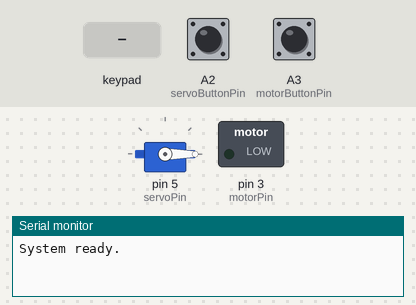
The sketch below on a simulated Arduino Uno, built with avr-gcc and run on an emulated ATmega328P. Shown: servo, switched loads named in the sketch (green lamp = pin HIGH), the last lines printed to the serial monitor. Inputs (shaded band) come from the test bench; at power-on: A2 (servoButtonPin) HIGH, A3 (motorButtonPin) HIGH.

Above: at 1.2 s.
1.3 s: keypad keys 7 1 2 1 1 9 # pressed 0.4 s apart
At 4.8 s:
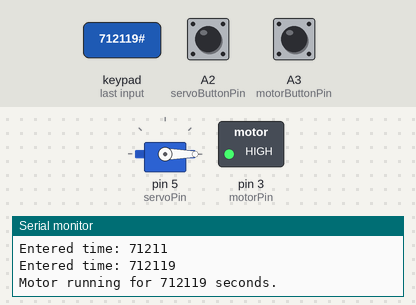
5.6 s: A2 (servoButtonPin) pulled LOW for 1 s
8.1 s: A2 (servoButtonPin) pulled LOW for 0.15 s
At 9.4 s:
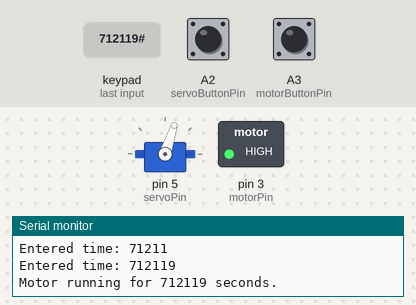
9.7 s: key '*' pressed
At 10.5 s:
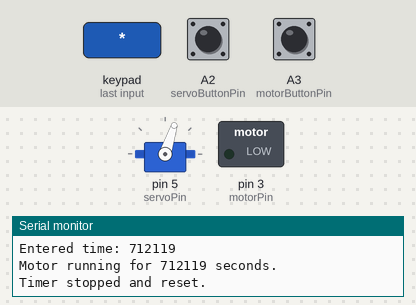
11.2 s: A2 (servoButtonPin) pulled LOW for 0.15 s
At 11.9 s:
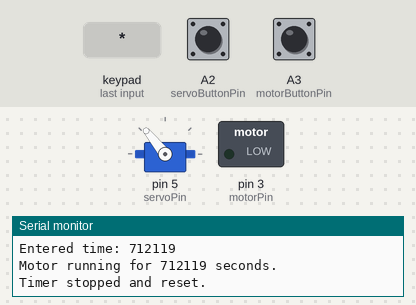
12.8 s: A2 (servoButtonPin) pulled LOW for 3.2 s
At 17.4 s:
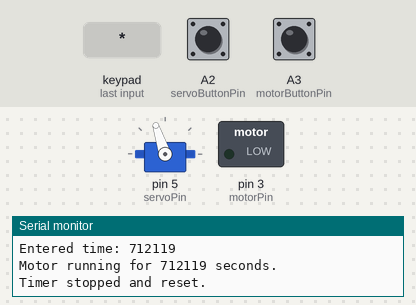
Timing chart, 0 to 18.5 s (numbered marks = the images above; inputs shaded):
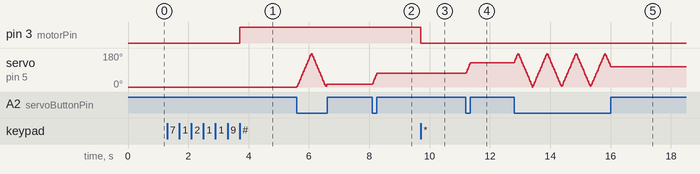

The sketch:

motorkeypadandstir.ino
```cpp
#include <Servo.h>
#include <Adafruit_Keypad.h>


// ==================================================
// SERVO
// ==================================================

Servo myServo;

const int servoPin = 5;
const int servoButtonPin = A2;

int angle = 0;
int direction = 1;

unsigned long previousServoMillis = 0;
const unsigned long servoInterval = 8;


// ==================================================
// DC MOTOR + MOMENTARY BUTTON
// ==================================================

const int motorButtonPin = A3;
const int motorPin = 3;


// ==================================================
// KEYPAD
// ==================================================

const byte ROWS = 4;
const byte COLS = 3;

char keys[ROWS][COLS] = {
  {'1', '2', '3'},
  {'4', '5', '6'},
  {'7', '8', '9'},
  {'*', '0', '#'}
};


// Physical keypad wiring, LEFT TO RIGHT:
//
// Keypad pin:  C2   R1   C1   R4   C3   R3   R2
// Arduino:     D6   D7   D8   D9   D10  D11  D12

byte rowPins[ROWS] = {
  7,    // R1
  12,   // R2
  11,   // R3
  9     // R4
};

byte colPins[COLS] = {
  8,    // C1
  6,    // C2
  10    // C3
};

Adafruit_Keypad customKeypad = Adafruit_Keypad(
  makeKeymap(keys),
  rowPins,
  colPins,
  ROWS,
  COLS
);


// ==================================================
// DC MOTOR TIMER VARIABLES
// ==================================================

unsigned long enteredTime = 0;

unsigned long remainingTime = 0;
unsigned long timerEndTime = 0;

bool keypadTimerRunning = false;
bool timerPaused = false;


// ==================================================
// MOMENTARY BUTTON STATE
// ==================================================

bool previousMotorButtonState = HIGH;


// ==================================================
// SETUP
// ==================================================

void setup() {

  // Servo
  myServo.attach(servoPin);
  myServo.write(angle);

  pinMode(servoButtonPin, INPUT_PULLUP);


  // DC motor
  pinMode(motorButtonPin, INPUT_PULLUP);
  pinMode(motorPin, OUTPUT);

  digitalWrite(motorPin, LOW);


  // Keypad
  customKeypad.begin();


  // Serial monitor
  Serial.begin(115200);

  Serial.println("System ready.");
}


// ==================================================
// LOOP
// ==================================================

void loop() {

  // ==================================================
  // SERVO OSCILLATION
  // ==================================================

  if (digitalRead(servoButtonPin) == LOW) {

    unsigned long currentServoMillis = millis();

    if (currentServoMillis - previousServoMillis >= servoInterval) {

      previousServoMillis = currentServoMillis;

      angle += direction * 3;

      if (angle >= 180) {
        angle = 180;
        direction = -1;
      }

      if (angle <= 0) {
        angle = 0;
        direction = 1;
      }

      myServo.write(angle);
    }

  } else {

    // Hold current servo position
    myServo.write(angle);
  }


  // ==================================================
  // READ DC MOTOR BUTTON
  // ==================================================

  bool motorButtonPressed =
    (digitalRead(motorButtonPin) == LOW);


  // ==================================================
  // MOMENTARY BUTTON PRESSED
  // ==================================================

  if (motorButtonPressed &&
      previousMotorButtonState == HIGH) {

    // If a keypad timer is currently running,
    // pause it and save the remaining time.

    if (keypadTimerRunning && !timerPaused) {

      remainingTime = timerEndTime - millis();

      timerPaused = true;

      Serial.print("Timer paused. Remaining time: ");
      Serial.print(remainingTime / 1000);
      Serial.println(" seconds.");
    }
  }


  // ==================================================
  // MOMENTARY BUTTON RELEASED
  // ==================================================

  if (!motorButtonPressed &&
      previousMotorButtonState == LOW) {

    // Resume the keypad timer after releasing
    // the momentary button.

    if (keypadTimerRunning && timerPaused) {

      timerEndTime = millis() + remainingTime;

      timerPaused = false;

      Serial.print("Timer resumed. Remaining time: ");
      Serial.print(remainingTime / 1000);
      Serial.println(" seconds.");
    }
  }


  previousMotorButtonState =
    motorButtonPressed ? LOW : HIGH;


  // ==================================================
  // KEYPAD
  // ==================================================

  customKeypad.tick();


  while (customKeypad.available()) {

    keypadEvent e = customKeypad.read();

    if (e.bit.EVENT == KEY_JUST_PRESSED) {

      char key = (char)e.bit.KEY;


      // ------------------------------------------------
      // IGNORE KEYPAD WHILE MOMENTARY BUTTON IS HELD
      // ------------------------------------------------

      if (motorButtonPressed) {
        continue;
      }


      // ------------------------------------------------
      // NUMBER PRESSED
      // ------------------------------------------------

      if (key >= '0' && key <= '9') {

        enteredTime =
          enteredTime * 10 + (key - '0');

        Serial.print("Entered time: ");
        Serial.println(enteredTime);
      }


      // ------------------------------------------------
      // STAR BUTTON
      // ------------------------------------------------

      else if (key == '*') {

        if (keypadTimerRunning) {

          // While timer is running:
          // * = STOP AND RESET

          keypadTimerRunning = false;
          timerPaused = false;

          remainingTime = 0;
          enteredTime = 0;

          Serial.println(
            "Timer stopped and reset."
          );
        }

        else {

          // While entering a time:
          // * = CLEAR ENTRY

          enteredTime = 0;

          Serial.println(
            "Time entry cleared."
          );
        }
      }


      // ------------------------------------------------
      // HASH BUTTON
      // ------------------------------------------------

      else if (key == '#') {

        if (enteredTime > 0) {

          remainingTime =
            enteredTime * 1000UL;

          timerEndTime =
            millis() + remainingTime;

          keypadTimerRunning = true;
          timerPaused = false;

          Serial.print(
            "Motor running for "
          );

          Serial.print(enteredTime);

          Serial.println(
            " seconds."
          );

          enteredTime = 0;
        }
      }
    }
  }


  // ==================================================
  // CHECK IF KEYPAD TIMER FINISHED
  // ==================================================

  if (keypadTimerRunning &&
      !timerPaused) {

    if (millis() >= timerEndTime) {

      keypadTimerRunning = false;

      remainingTime = 0;

      Serial.println(
        "Timer finished."
      );
    }
  }


  // ==================================================
  // DC MOTOR CONTROL
  // ==================================================

  if (motorButtonPressed) {

    // Momentary button has priority.
    // Motor runs while held.

    digitalWrite(
      motorPin,
      HIGH
    );
  }

  else if (keypadTimerRunning) {

    // Keypad timer controls motor.

    digitalWrite(
      motorPin,
      HIGH
    );
  }

  else {

    // Motor off.

    digitalWrite(
      motorPin,
      LOW
    );
  }
}
```

Measured:
- after the input at 1.3 s, pin 3 (motorPin): LOW → HIGH after 2.4 s
- after the input at 8.1 s, servo on pin 5 (servoPin): 15° → 72° at once
- after the input at 9.7 s, pin 3 (motorPin): HIGH → LOW at once
- after the input at 11.2 s, servo on pin 5 (servoPin): 72° → 129° at once
